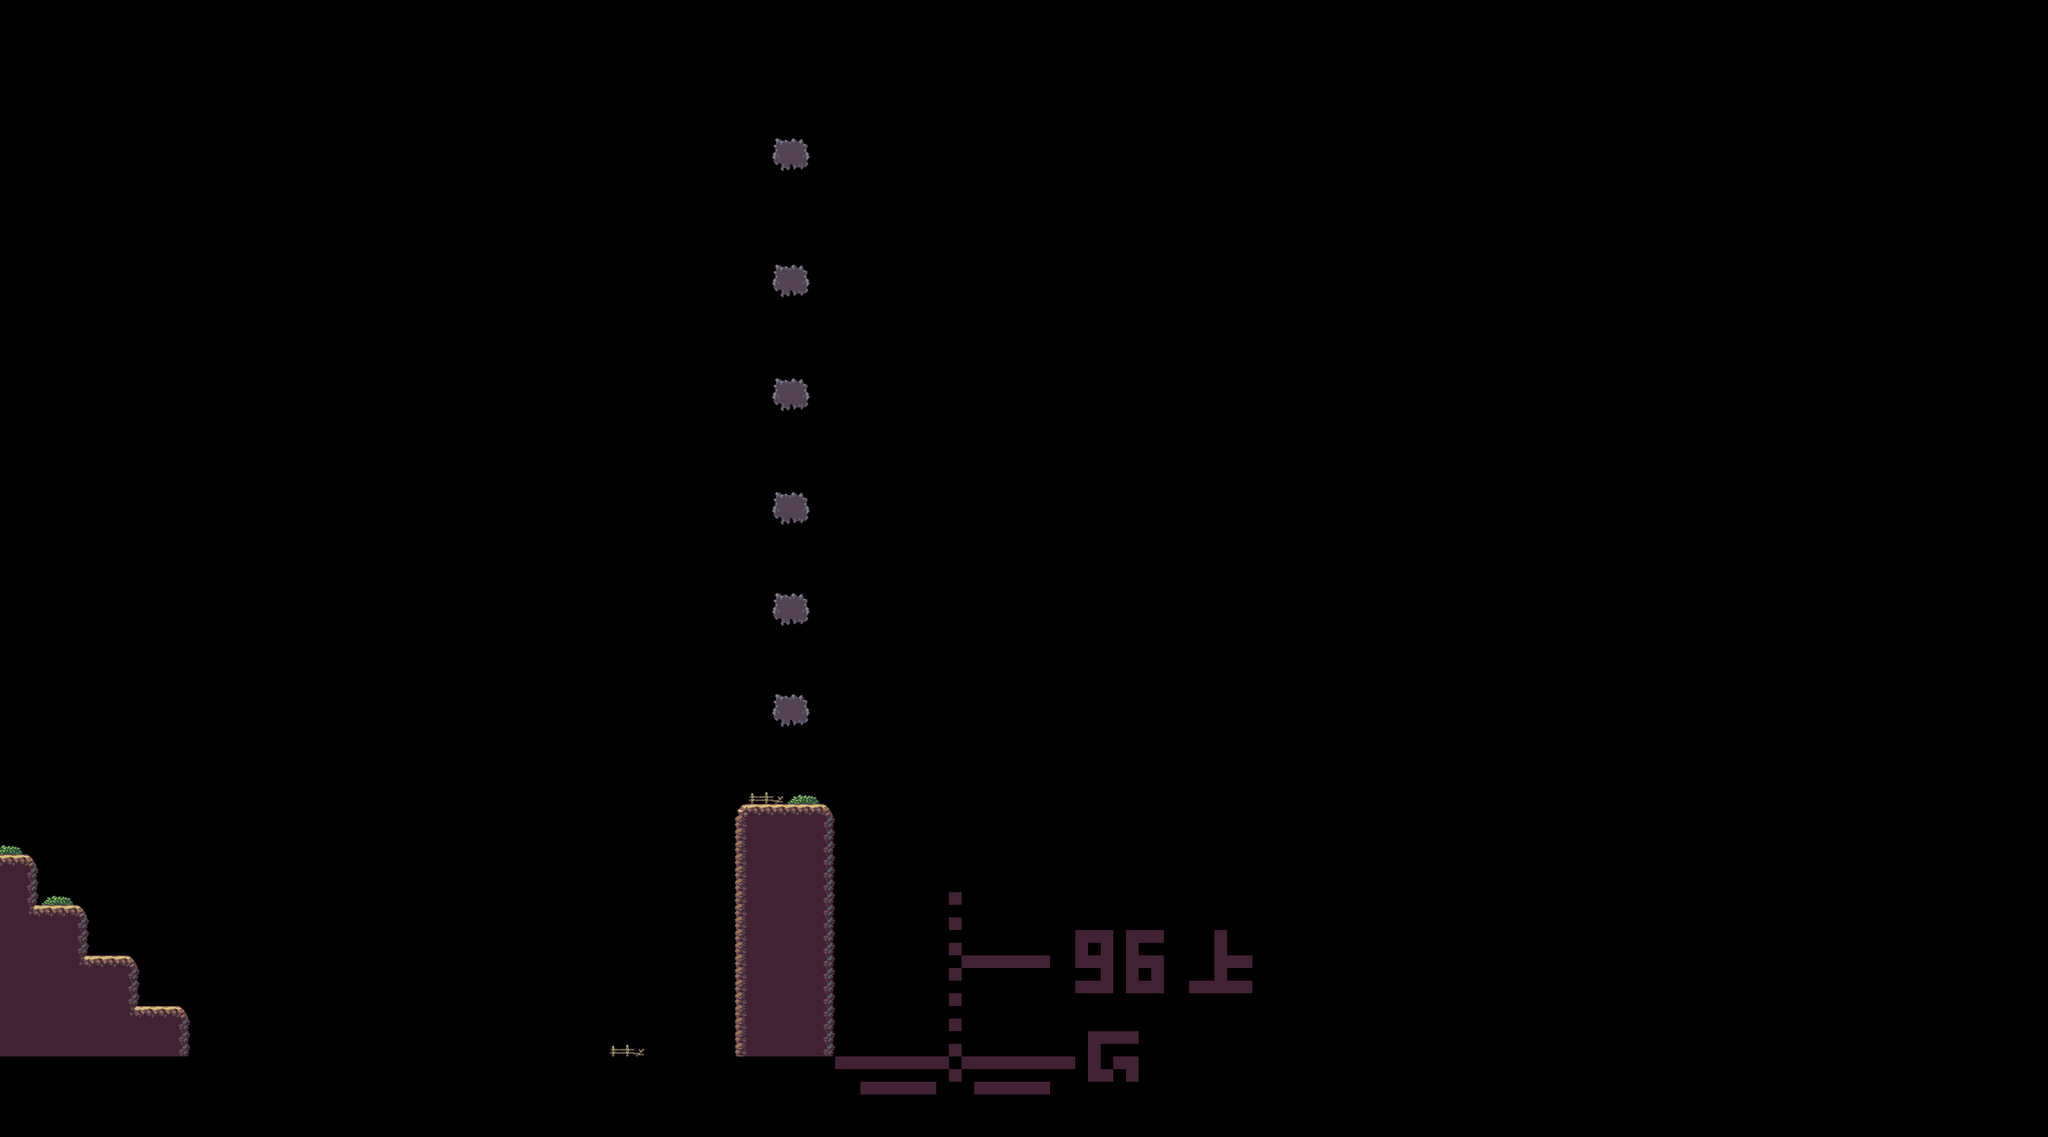

The image is a tile-based game level rendered from a .tmx file. Its description and source (layers, tilesets, objects; grid data summarised) follow:
An orthogonal 162x90 tile map with 16x16 px tiles, 1 tile layer (タイル・レイヤー 1).

<map version="1.2" tiledversion="1.3.4" orientation="orthogonal" renderorder="right-down" width="162" height="90" tilewidth="16" tileheight="16" infinite="0" nextlayerid="2" nextobjectid="1">
 <editorsettings>
  <export target="map.csv" format="csv" />
 </editorsettings>
 <tileset firstgid="1" name="Tileset" tilewidth="16" tileheight="16" tilecount="60" columns="10">
  <image source="画像保存/FreePlatformerNa/Foreground/Tileset.png" width="160" height="96" />
 </tileset>
 <layer id="1" name="タイル・レイヤー 1" width="162" height="90" offsetx="-31.6667" offsety="26">
  <data>[14580 cells, 1456 non-empty, 23 distinct tile ids]</data>
 </layer>
</map>
